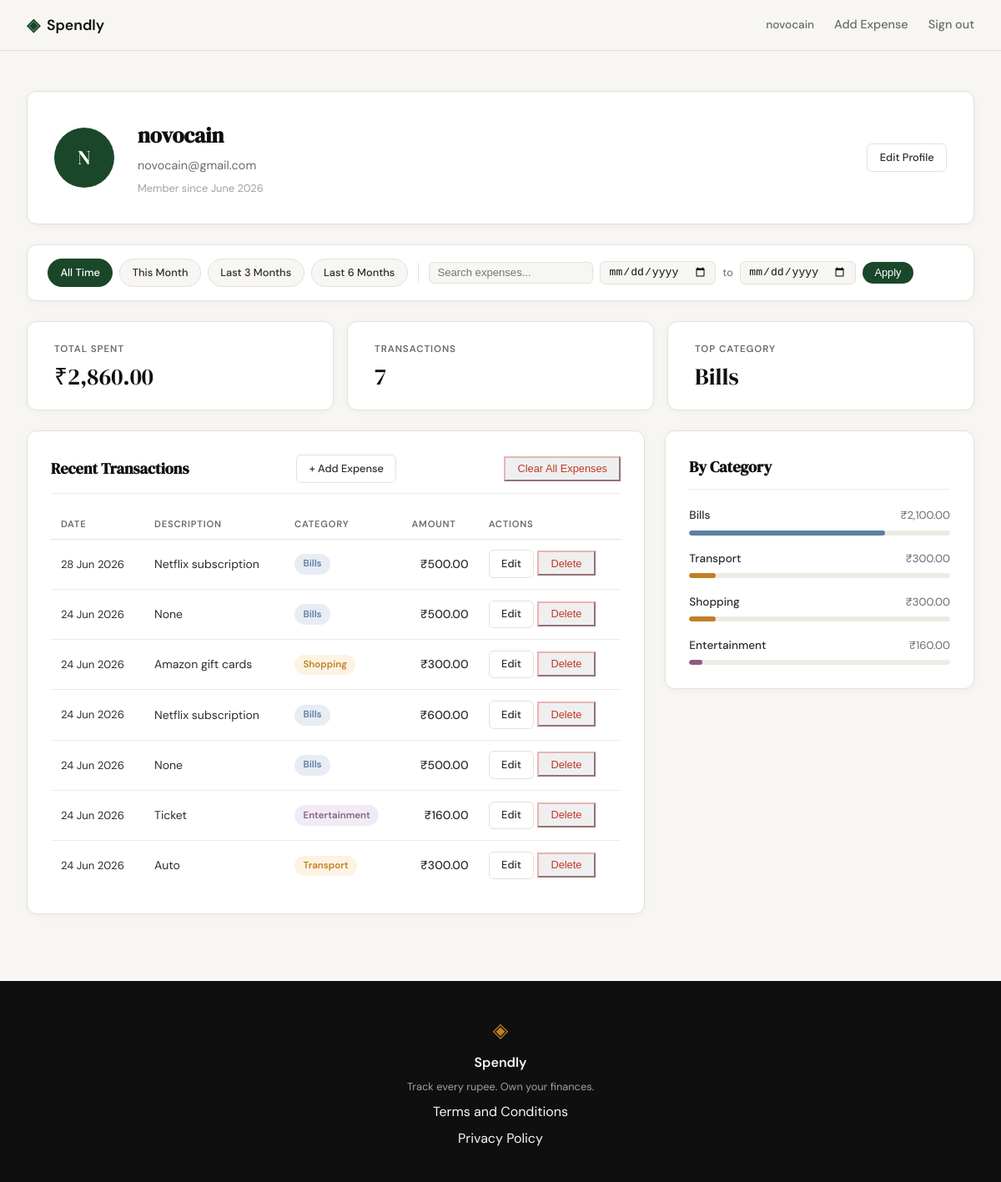
Screenshot of /profile (signed in) with the database file from the repository.
### tables this page shows
CREATE TABLE users (
            id            INTEGER PRIMARY KEY AUTOINCREMENT,
            name          TEXT    NOT NULL,
            email         TEXT    UNIQUE NOT NULL,
            password_hash TEXT    NOT NULL,
            created_at    TEXT    DEFAULT (datetime('now'))
        );

CREATE TABLE expenses (
            id          INTEGER PRIMARY KEY AUTOINCREMENT,
            user_id     INTEGER NOT NULL REFERENCES users(id),
            amount      REAL    NOT NULL,
            category    TEXT    NOT NULL,
            date        TEXT    NOT NULL,
            description TEXT,
            created_at  TEXT    DEFAULT (datetime('now'))
        );

### app.py (the view)
@app.route("/profile")
def profile():
    if not session.get("user_id"):
        return redirect(url_for("login"))
    uid = session["user_id"]
    today = date.today()
    date_from = _parse_date(request.args.get("date_from"))
    date_to = _parse_date(request.args.get("date_to"))
    search = request.args.get("q", "").strip() or None
    if date_from and date_to and date_from > date_to:
        flash("Start date must be before end date.", "error")
        date_from = date_to = None
    today_str = today.isoformat()
    this_month_from = today.replace(day=1).isoformat()
    this_month_to = today.replace(
        day=calendar.monthrange(today.year, today.month)[1]
    ).isoformat()
    presets = {
        "this_month": {"date_from": this_month_from, "date_to": this_month_to},
        "last_3":     {"date_from": _months_ago(today, 3), "date_to": today_str},
        "last_6":     {"date_from": _months_ago(today, 6), "date_to": today_str},
    }
    return render_template(
        "profile.html",
        user=get_user_by_id(uid),
        stats=get_summary_stats(uid, date_from, date_to, search=search),
        expenses=get_recent_transactions(uid, date_from=date_from, date_to=date_to, search=search),
        categories=get_category_breakdown(uid, date_from, date_to, search=search),
        date_from=date_from,
        date_to=date_to,
        presets=presets,
        search=search,
    )

### app.py (called while the page is built)
def _parse_date(val):
    try:
        datetime.strptime(val, "%Y-%m-%d")
        return val
    except (ValueError, TypeError):
        return None

def _months_ago(today, n):
    m, y = today.month - n, today.year
    while m <= 0:
        m += 12
        y -= 1
    return date(y, m, 1).isoformat()

### database/db.py (called while the page is built)
def get_db():
    conn = sqlite3.connect(DB_PATH)
    conn.row_factory = sqlite3.Row
    conn.execute("PRAGMA foreign_keys = ON")
    return conn

### database/queries.py (called while the page is built)
def _build_date_filter(date_from, date_to):
    if date_from and date_to:
        return "AND date BETWEEN ? AND ?", [date_from, date_to]
    return "", []

def _build_search_filter(search):
    if search:
        return "AND description LIKE '%' || ? || '%'", [search]
    return "", []

def get_user_by_id(user_id):
    conn = get_db()
    row = conn.execute(
        "SELECT id, name, email, created_at FROM users WHERE id = ?",
        (user_id,),
    ).fetchone()
    conn.close()
    if row is None:
        return None
    name = row["name"]
    initials = "".join(w[0].upper() for w in name.split() if w)
    member_since = datetime.strptime(row["created_at"], "%Y-%m-%d %H:%M:%S").strftime("%B %Y")
    return {
        "name": name,
        "email": row["email"],
        "initials": initials,
        "member_since": member_since,
    }

### templates/profile.html (shortened to what this page needs)
{% extends "base.html" %}
{% block head %}
<link rel="stylesheet" href="{{ url_for("static", filename="css/profile.css") }}">
{% endblock %}
{% block content %}
<div class="profile-page">
    <div class="profile-inner">
        <div class="profile-header-card">
            <div class="profile-avatar">{{ user.initials }} </div>
            <div class="profile-info">
                <h1 class="profile-name">{{ user.name }} </h1>
                <p class="profile-email">{{ user.email }} </p>
                <p class="profile-since">Member since {{ user.member_since }} </p>
           </div>
            <a href="{{ url_for("edit_profile") }}" class="btn-ghost btn-sm profile-edit-link">Edit Profile</a>
       </div>
        <div class="filter-bar">
            <div class="filter-presets">
                <a href="{{ url_for("profile", q=search or "") }}"
                   class="filter-preset-btn{% if not date_from and not date_to %} filter-preset-btn--active{% endif %}">
                    All Time
               </a>
                <a href="{{ url_for("profile", date_from=presets.this_month.date_from, date_to=presets.this_month.date_to, q=search or "") }}"
                   class="filter-preset-btn{% if date_from == presets.this_month.date_from and date_to == presets.this_month.date_to %} filter-preset-btn--active{% endif %}">
                    This Month
               </a>
                <a href="{{ url_for("profile", date_from=presets.last_3.date_from, date_to=presets.last_3.date_to, q=search or "") }}"
                   class="filter-preset-btn{% if date_from == presets.last_3.date_from and date_to == presets.last_3.date_to %} filter-preset-btn--active{% endif %}">
                    Last 3 Months
               </a>
                <a href="{{ url_for("profile", date_from=presets.last_6.date_from, date_to=presets.last_6.date_to, q=search or "") }}"
                   class="filter-preset-btn{% if date_from == presets.last_6.date_from and date_to == presets.last_6.date_to %} filter-preset-btn--active{% endif %}">
                    Last 6 Months
               </a>
           </div>
            <form class="filter-form" method="GET" action="{{ url_for("profile") }}">
                <input type="text" name="q" class="filter-search-input"
                       value="{{ search or "" }}" placeholder="Search expenses...">
                <input type="date" name="date_from" class="filter-date-input"
                       value="{{ date_from or "" }}">
                <span class="filter-to-label">to</span>
                <input type="date" name="date_to" class="filter-date-input"
                       value="{{ date_to or "" }}">
                <button type="submit" class="filter-apply-btn">Apply</button>
           </form>
       </div>
        <div class="profile-stats">
            <div class="stat-card">
                <span class="stat-label">Total Spent</span>
                <span class="stat-value">₹{{ stats.total }} </span>
           </div>
            <div class="stat-card">
                <span class="stat-label">Transactions</span>
                <span class="stat-value">{{ stats.count }} </span>
           </div>
            <div class="stat-card">
                <span class="stat-label">Top Category</span>
                <span class="stat-value">{{ stats.top_category }} </span>
           </div>
       </div>
        <div class="profile-grid">
            <div class="profile-section">
                <div class="section-header">
                    <h2 class="section-title">Recent Transactions</h2>
                    <a href="{{ url_for("add_expense") }}" class="btn-ghost btn-sm">+ Add Expense</a>
                    <form action="{{ url_for("clear_all_expenses") }}" method="POST" style="display:inline;">
                        <button type="submit" class="btn-danger btn-sm"
                                onclick="return confirm('Are you sure you want to delete all expenses? This cannot be undone.')">
                            Clear All Expenses
                       </button>
                   </form>
               </div>
                <div class="tx-table-wrapper">
                    <table class="tx-table">
                        <thead>
                            <tr>
                                <th>Date</th>
                                <th>Description</th>
                                <th>Category</th>
                                <th class="tx-amount-col">Amount</th>
                                <th>Actions</th>
                           </tr>
                       </thead>
                        <tbody>
                            {% for tx in expenses %}
                            <tr>
                                <td class="tx-date">{{ tx.date }} </td>
                                <td class="tx-desc">{{ tx.description }} </td>
                                <td>
                                    <span class="cat-badge cat-badge--{{ tx.category | lower }}">
                                        {{ tx.category }}
                                   </span>
                               </td>
                                <td class="tx-amount">₹{{ tx.amount }} </td>
                                <td>
                                    <a href="{{ url_for("edit_expense", id=tx.id) }}" class="btn-ghost btn-sm">Edit</a>
                                    <form action="{{ url_for("delete_expense", id=tx.id) }}" method="POST" style="display:inline;">
                                        <button type="submit" class="btn-danger btn-sm" onclick="return confirm('Delete this expense?')">Delete</button>
                                   </form>
                               </td>
                           </tr>
                            {% endfor %}
                       </tbody>
                   </table>
               </div>
           </div>
            <div class="profile-section">
                <div class="section-header">
                    <h2 class="section-title">By Category</h2>
               </div>
                <div class="category-list">
                    {% for cat in categories %}
                    <div class="cat-row">
                        <div class="cat-row-header">
                            <span class="cat-row-name">{{ cat.name }} </span>
                            <span class="cat-row-amount">₹{{ cat.amount }} </span>
                       </div>
                        <div class="cat-bar-track">
                            <div class="cat-bar cat-bar--{{ cat.name | lower }}"
                                 style="width: {{ cat.percent }}%"></div>
                       </div>
                   </div>
                    {% endfor %}
               </div>
           </div>
       </div>
   </div>
</div>
{% endblock %}

### templates/base.html (shortened to what this page needs)
<!DOCTYPE html>
<html lang="en">
<head>
    <link rel="stylesheet" href="{{ url_for('static', filename='css/style.css') }}">
    {% block head %}{% endblock %}
</head>
<body>
    <nav class="navbar">
        <div class="nav-inner">
            <a href="{{ url_for('landing') }}" class="nav-brand">
                <span class="brand-icon">◈</span>
                <span class="brand-name">Spendly</span>
            </a>
            <div class="nav-links">
                {% if session.user_id %}
                <a href="{{ url_for('profile') }}" class="nav-username">{{ session.user_name }}</a>
                <a href="{{ url_for('add_expense') }}">Add Expense</a>
                <a href="{{ url_for('logout') }}">Sign out</a>
                {% else %}
                <a href="{{ url_for('login') }}">Sign in</a>
                <a href="{{ url_for('register') }}" class="nav-cta">Get started</a>
                {% endif %}
            </div>
        </div>
    </nav>
    <main class="main-content">
        {% block content %}{% endblock %}
    </main>
    <footer class="footer">
        <div class="footer-inner">
            <span class="brand-icon">◈</span>
            <span class="footer-name">Spendly</span>
            <p class="footer-copy">Track every rupee. Own your finances.</p>
            <a href="/terms">Terms and Conditions</a>
            <a href="/privacy">Privacy Policy</a>
        </div>
    </footer>
</body>
</html>

### static/css/style.css (style rules this page uses)
:root { --ink: #0f0f0f; --ink-soft: #2d2d2d; --ink-muted: #6b6b6b; --ink-faint: #a0a0a0; --paper: #f7f6f3; --paper-warm: #f0ede6; --paper-card: #ffffff; --accent: #1a472a; --accent-light: #e8f0eb; --accent-2: #c17f24; --accent-2-light: #fdf3e3; --danger: #c0392b; --danger-light: #fdecea; --border: #e4e1da; --border-soft: #eeebe4; --font-display: 'DM Serif Display', Georgia, serif; --font-body: 'DM Sans', system-ui, sans-serif; --max-width: 1200px; --auth-width: 440px; --radius-sm: 6px; --radius-md: 12px; --radius-lg: 20px; }
*, *::before, *::after { box-sizing: border-box; margin: 0; padding: 0; }
html { font-size: 16px; scroll-behavior: smooth; }
body { background: var(--paper); color: var(--ink); font-family: var(--font-body); font-size: 1rem; line-height: 1.6; -webkit-font-smoothing: antialiased; }
a { color: inherit; text-decoration: none; }
.navbar { position: sticky; top: 0; z-index: 100; background: var(--paper); border-bottom: 1px solid var(--border); padding: 0 2rem; }
.nav-inner { max-width: var(--max-width); margin: 0 auto; height: 60px; display: flex; align-items: center; justify-content: space-between; }
.nav-brand { display: flex; align-items: center; gap: 0.5rem; font-family: var(--font-body); font-weight: 600; font-size: 1.1rem; color: var(--ink); }
.brand-icon { color: var(--accent); font-size: 1.3rem; }
.brand-name { color: var(--ink); }
.nav-links { display: flex; align-items: center; gap: 1.5rem; font-size: 0.9rem; font-weight: 500; }
.nav-links a { color: var(--ink-muted); transition: color 0.2s; }
.main-content { min-height: calc(100vh - 60px - 100px); }
.btn-ghost { display: inline-block; background: transparent; color: var(--ink-soft); padding: 0.65rem 1.5rem; border-radius: var(--radius-sm); font-size: 0.9rem; font-weight: 500; border: 1px solid var(--border); transition: all 0.2s; text-decoration: none; }
.btn-danger { color: #c0392b; border-color: #e8b4b4; }
.footer { background: var(--ink); color: var(--paper); padding: 2.5rem 2rem; text-align: center; }
.footer-inner { display: flex; flex-direction: column; align-items: center; gap: 0.4rem; }
.footer .brand-icon { color: var(--accent-2); font-size: 1.5rem; }
.footer-name { font-weight: 600; font-size: 1rem; }
.footer-copy { font-size: 0.8rem; color: var(--ink-faint); }

### rows the page displays
users: user_name "novocain", name "novocain", email "novocain@gmail.com"
expenses: date "28 Jun 2026", description "Netflix subscription", category "Bills", amount "500.00"
expenses: date "24 Jun 2026", description "None", category "Bills", amount "500.00"
expenses: date "24 Jun 2026", description "Amazon gift cards", category "Shopping", amount "300.00", name "Shopping", {{ cat.percent }} 10 (drawn)
expenses: date "24 Jun 2026", description "Netflix subscription", category "Bills", amount "600.00"
expenses: date "24 Jun 2026", description "None", category "Bills", amount "500.00"
expenses: date "24 Jun 2026", description "Ticket", category "Entertainment", amount "160.00", name "Entertainment", {{ cat.percent }} 5 (drawn)
expenses: date "24 Jun 2026", description "Auto", category "Transport", amount "300.00", name "Transport", {{ cat.percent }} 10 (drawn)

### other values shown
{{ user.initials }} "N"
{{ user.member_since }} "June 2026"
{{ stats.total }} "2,860.00"
{{ stats.count }} "7"
{{ stats.top_category }} "Bills"
{{ cat.name }} "Bills"
{{ cat.amount }} "2,100.00"
